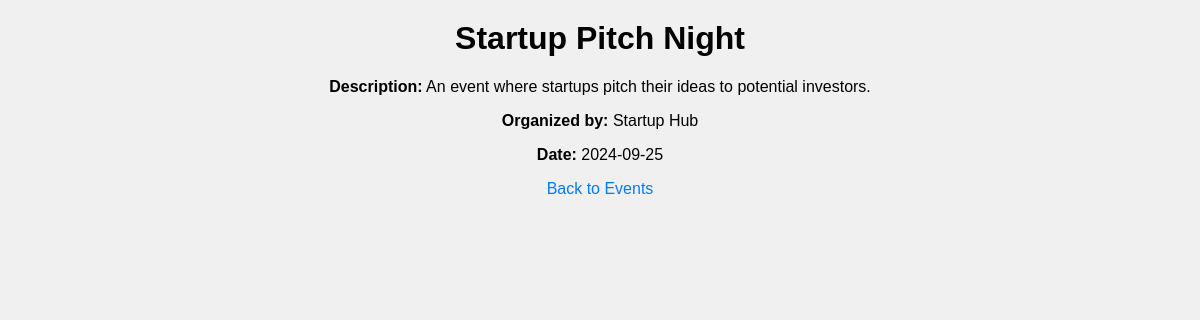
Screenshot of /event/3 (signed in) with the database file from the repository.
### tables this page shows
CREATE TABLE events
                 (id INTEGER PRIMARY KEY AUTOINCREMENT, 
                  title TEXT NOT NULL, 
                  description TEXT NOT NULL,
                  organizer TEXT NOT NULL, 
                  date TEXT NOT NULL);

### app.py (the view)
@app.route('/event/<int:event_id>')
def event_detail(event_id):
    conn = sqlite3.connect('database/events.db')
    c = conn.cursor()
    c.execute("SELECT * FROM events WHERE id=?", (event_id,))
    event = c.fetchone()
    conn.close()
    if event:
        return render_template('event.html', event=event)
    else:
        flash('Event not found.')
        return redirect(url_for('index'))

### templates/event.html (shortened to what this page needs)
<!DOCTYPE html>
<html lang="en">
  <head>
    <link
      rel="stylesheet"
      href="{{ url_for('static', filename='style.css') }}"
    />
  </head>
  <body>
    <h1>{{ event[1] }}</h1>
    <p><strong>Description:</strong> {{ event[2] }}</p>
    <p><strong>Organized by:</strong> {{ event[3] }}</p>
    <p><strong>Date:</strong> {{ event[4] }}</p>
    <a href="{{ url_for('index') }}">Back to Events</a>
  </body>
</html>

### static/style.css (style rules this page uses)
body { font-family: Arial, sans-serif; background-color: #f0f0f0; margin: 0; padding: 0; text-align: center; }
h1 { margin-top: 20px; }
a { margin-top: 20px; color: #007bff; text-decoration: none; }

### rows the page displays
events: title "Startup Pitch Night", description "An event where startups pitch their ideas to potential investors.", organizer "Startup Hub", date "2024-09-25"
